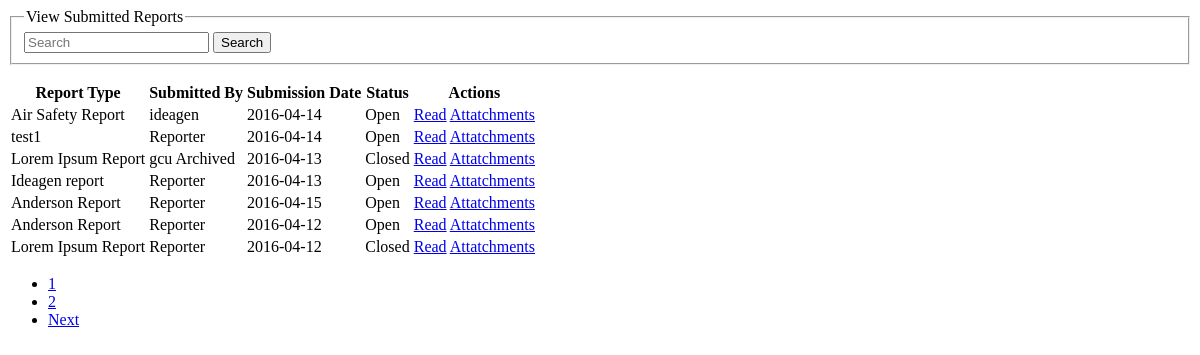
/views/ViewReports.php, run on the app's committed database.
### tables this page shows
CREATE TABLE IF NOT EXISTS `FormSubmission` (
  `form_id` int(11) NOT NULL AUTO_INCREMENT,
  `submission` longtext NOT NULL,
  `date` timestamp NOT NULL DEFAULT CURRENT_TIMESTAMP,
  `user_name` varchar(365) NOT NULL,
  `formt_id` varchar(365) NOT NULL,
  `status` varchar(365) NOT NULL,
  `submit_date` date NOT NULL,
  `Severity` int(10) NOT NULL,
  PRIMARY KEY (`form_id`)
);

CREATE TABLE IF NOT EXISTS `forms` (
  `id` int(11) NOT NULL AUTO_INCREMENT,
  `form` longtext NOT NULL,
  `form_name` varchar(365) NOT NULL,
  `user_name` varchar(365) NOT NULL,
  `Archive` tinyint(1) NOT NULL,
  PRIMARY KEY (`id`)
);

### views/ViewReports.php (the view, shortened to what this page needs)
    <link href="css/animate.css" rel="stylesheet">
<?php if(isset($_GET['current']) || isset($_GET['query'])){
}
else { ?>
<div class="animated slideInLeft">
<?php } ?>
<div class="container">
<div class="row">
<div class="col-md-10 table-responsive">
<form class="form-horizontal pull-right" action="<?php echo $_SERVER['PHP_SELF'];?>" method="get">
<fieldset>
<legend>View Submitted Reports</legend>
<div class="form-group" >
  <div class="col-md-4">
    <div class="input-group">
      <input id="appendedtext" name="query" class="form-control" placeholder="Search" type="text" value="<?php echo isset($_GET['query'])?$_GET['query']:'';?>">
      <span class="input-group-btn">
        <button class="btn btn-default" type="submit">Search</button>
      </span>
    </div>
  </div>
</div>
</fieldset>
</form>
<table class="table table-striped table-bordered">
                  <thead>
                    <tr>
                      <th>Report Type</th>
                      <th>Submitted By</th>
                      <th>Submission Date</th>
<th> Status </th>
<th>Actions </th>
                    </tr>
                  </thead>
                  <tbody>
                  <?php
$Draft= "Draft";
include 'reportspaginator.php';
                   $pdo = Database::connect();
                       $paginator = new Paginator();
                       $sql = "SELECT count(*) FROM FormSubmission WHERE status <> '$Draft'";
                       $paginator->paginate($pdo->query($sql)->fetchColumn());
                       $sql = "SELECT * FROM FormSubmission ";
                       $query = isset($_GET['query'])?('%'.$_GET['query'].'%'):'%';
                       $sql .= "WHERE status <> '$Draft' AND (user_name LIKE :query OR status LIKE :query OR Severity LIKE :query) ";
                       $start = (($paginator->getCurrentPage()-1)*$paginator->itemsPerPage);
                       $length = ($paginator->itemsPerPage);
                       $sql .= "ORDER BY form_id DESC ";
if(empty($_GET['query'])){
$sql .= " limit :start, :length ";
}
                       $sth = $pdo->prepare($sql);
if(empty($_GET['query'])){
                       $sth->bindParam(':start',$start,PDO::PARAM_INT);
                       $sth->bindParam(':length',$length,PDO::PARAM_INT);
}
                       $sth->bindParam(':query',$query,PDO::PARAM_STR);
                       $sth->execute();
	 				   foreach ($sth->fetchAll(PDO::FETCH_ASSOC) as $row) {
                            echo '<tr>';
$pdo = Database::connect();
$count=$pdo->prepare("select form_name from forms where id =:id");
$count->bindParam(":id",$row['formt_id']);
$count->execute();
$type=$count->fetchColumn();
                            echo '<td>'. $type . '</td>';
$pdo = Database::connect();
$count=$pdo->prepare("select Archive from users where user_name =:name");
$count->bindParam(":name",$row['user_name']);
$count->execute();
$result=$count->fetchColumn();
if($result == 1){
$result = "  <span class='label label-danger'>Archived</span>";
} else { $result = ''; }
                            echo '<td>'. $row['user_name'] . $result .' </td>';
                            echo '<td>'. $row['submit_date'] . '</td>';
                            echo '<td>'. $row['status'] . '</td>';
                            echo '<td> <a class="btn btn-success one" href="?source=ReadReport&id='.$row['form_id'].'">Read</a>';
                            echo '<a class="btn btn-info five" href="?source=Upload&id='.$row['form_id'].'">Attatchments</a></td>';
                            echo '</tr>';
                   }
                  ?>
                  </tbody>
</table>
<?php if(empty($_GET['query'])){echo $paginator->pageNav();}?>
</div>
</div>
</div>
</div>

### reportspaginator.php (shortened to what this page needs)
<?php
class Paginator
{
    public $itemsPerPage;
    public $range;
    public $navigation;
    private $_total;
    private $_currentPage;
    private $_link;
    private $_pagingHtml;
    public function __construct()
    {
        $this->itemsPerPage = 7;
        $this->range = 5;
        $this->navigation = array(
            'next' => 'Next',
            'pre' => 'Prev'
        );
        $this->_currentPage = 1;
        $this->_total = 0;
        $this->_link = filter_var($_SERVER['PHP_SELF'], FILTER_SANITIZE_STRING);
        $this->_pagingHtml = '';
    }
    public function paginate($total)
    {
        $this->_total = $total;
        $this->_pagingHtml = $this->_getPageNav();
    }
    public function pageNav()
    {
        return $this->_pagingHtml;
    }
    public function getCurrentPage()
    {
        return $this->_currentPage;
    }
    private function _getPageNav()
    {
        list($start, $end) = $this->_startEndPage();
        return '<div ><ul class="pagination">' . $this->_previousLink($start) . $this->_page($start, $end) . $this->_nextLink($end) . '</ul></div>';
    }
    private function _startEndPage()
    {
        $totalPages = $this->_totalPages();
        if ($totalPages < $this->range) {
            return array(1, $totalPages);
        }
        $start = $this->_currentPage - floor($this->range/2);
        $end = $start + $this->range - 1;
        $result = array($start, $end);
        return $result;
    }
    private function _previousLink($start)
    {
        return '';
    }
    private function _page($start, $end)
    {
        $result = '';
        for ($i = $start; $i <= $end; $i++) {
            $result .= '<li ' . (($i == $this->_currentPage) ? 'class="disabled"' : "") . '><a href="' . $this->_link . '?source=ViewReports&current=' . $i . '">' . $i . '</a></li>';
        }
        return $result;
    }
    private function _nextLink($end)
    {
        if ($this->_currentPage < $end) {
            return '<li><a href="' . $this->_link . '?source=ViewReports&current=' . ($this->_currentPage + 1) . '">' . $this->navigation['next'] . '</a></li>';
        }
        return '';
    }
    private function _totalPages()
    {
        $totalPages = intval($this->_total / $this->itemsPerPage);
        if ($this->_total % $this->itemsPerPage != 0) {
            $totalPages++;
            return $totalPages;
        }
        return $totalPages;
    }
}

### data on the page
formsubmission: forms.form_name "Air Safety Report", user_name "ideagen", submit_date "2016-04-14", status "Open"
formsubmission: forms.form_name "test1", user_name "Reporter", submit_date "2016-04-14", status "Open"
formsubmission: forms.form_name "Lorem Ipsum Report", user_name "gcu", shows "Archived", submit_date "2016-04-13", status "Closed"
formsubmission: forms.form_name "Ideagen report", user_name "Reporter", submit_date "2016-04-13", status "Open"
formsubmission: forms.form_name "Anderson Report", user_name "Reporter", submit_date "2016-04-15", status "Open"
formsubmission: forms.form_name "Anderson Report", user_name "Reporter", submit_date "2016-04-12", status "Open"
formsubmission: forms.form_name "Lorem Ipsum Report", user_name "Reporter", submit_date "2016-04-12", status "Closed"

### other printed values
$this->navigation['next'] "Next"
